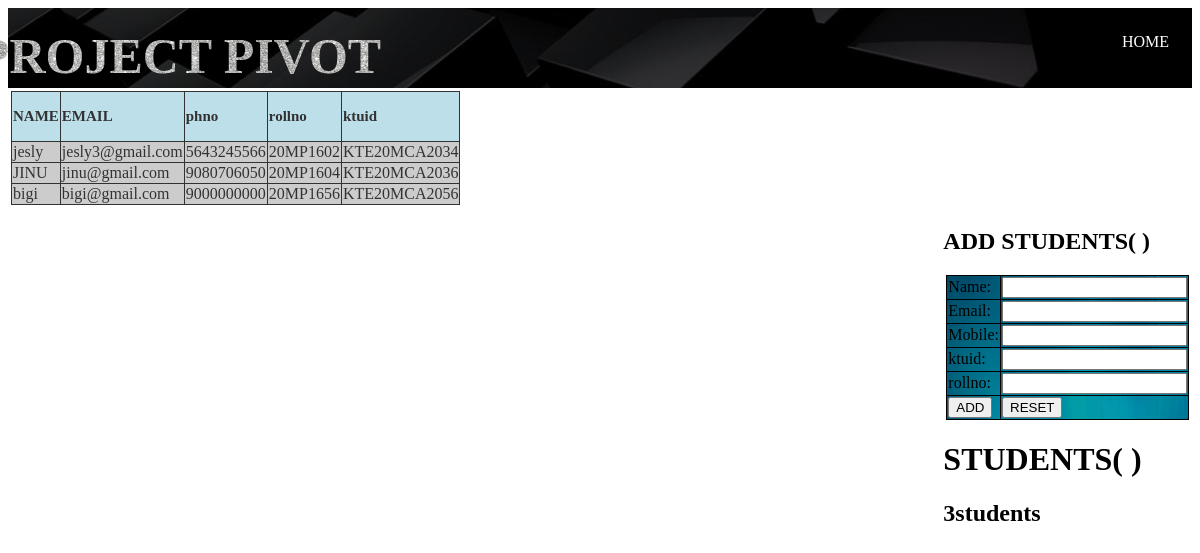
Page /studentadd.php on the committed database.
### tables this page shows
CREATE TABLE `register` (
  `rollno` varchar(30) NOT NULL,
  `sname` varchar(50) NOT NULL,
  `ktuid` varchar(50) NOT NULL,
  `email` varchar(50) NOT NULL,
  `phno` bigint(10) NOT NULL
);

### studentadd.php (the view, shortened to what this page needs)
<?php
$con=mysqli_connect('localhost','root','','project');
?>
<!DOCTYPE html>
    <head>
<link rel="stylesheet" type="text/css" href="maincss.css">
<link rel="stylesheet" type="text/css" href="student.css">
    </head>
    <body style="background-image: url('cell.jpg'); background-repeat: no-repeat;background-size: cover">
<header>
            <div class="main">
    <ul>
<li><a href="advisorhome.php">HOME</a></li></ul></div>
        <div class="title">
            <h3>PROJECT PIVOT </h3></div></header>
<font face="Bahnschrift Condensed">
<div class="container">
<table style="background-color: silver; background-repeat: no-repeat;background-size: cover;opacity: 0.8;">
  <tr width="100%" height="50px" bgcolor="lightblue">
    <th >NAME</th>
    <th>EMAIL</th>
    <th>phno</th>
    <th>rollno</th>
    <th>ktuid</th>
  </tr>
<?php
$count=0;
$result=mysqli_query($con,"select * from register ");
while ($row=mysqli_fetch_array($result)){
$count++;
  echo '<tr>
    <td>'.$row['sname'].'</td>
    <td>'.$row['email'].'</td>
    <td>'.$row['phno'].'</td>
    <td>'.$row['rollno'].'</td>
    <td>'.$row['ktuid'].'</td>
  </tr>';
}
?>
</table>
<form name="form6" method="post" action="insert.php" class="f2" ><h2>ADD STUDENTS(
?>)</h2>
<div class="input-group"  >
  <table  width=100% style="background-image: url('blue.jpeg'); background-repeat: no-repeat;background-size: cover">
    <div class="input-group"><tr ><td >
<label>Name:</label></td><td>
<input type="text" name="sname"  required></div>
<div class="input-group"><tr><td>
<label>Email:</label></td><td>
<input type="email" name="email" required></div>
<div class="input-group"><tr><td>
<label>Mobile:</label></td><td>
<input name="phno"   required></div>
<div class="input-group"><tr><td>
<label>ktuid:</label></td><td>
<input type="text" name="ktuid"  required></div>
<div class="input-group"><tr><td>
<label>rollno:</label></td><td>
<input type="text" name="rollno" required></div>
       <div class="input-group"><tr><td>
        <button type="submit" name="save" class="btn" >ADD</button>
</td><td>
<button type="reset" name="reset" class="btn" >RESET</button>
</td></tr></font>
<h1>STUDENTS(
?>)</h1>
<div class="table_count">
  <div><h2><?php echo $count; ?>students</h2></div>
</div>
</body>
</html>

### maincss.css (style rules this page uses)
header { background-image:linear-gradient(rgba(0,0,0,0.4),rgba(0,0,0,0.4)),url(black.jpg); height: 10vh; background-size: cover; background-position: center; }
ul { float:right; list-style-type: none; margin-top: 25px; }
ul li { display: inline-block; }
ul li a { font-color :green; text-decoration: none; color: #fff; padding: 5px 20px; border:3px solid transparent; transition: 0.6s ease; }
.title { position: absolute; top:7%; left:15%; float:center; transform: translate(-50%,-50%); }
.title h3 { color: #fff; font-size: 50px; }
.title h3 { font-size:50px; font-family: Bahnschrift Condensed;,serif; text-align:center; color:rgba(225,225,225,.1); background-image: url(download.jpg); background-repeat: repeat-x; -webkit-background-clip:text; animation: animate 15s linear infinite; float: center; }

### student.css (style rules this page uses)
form { vertical-align:top; float:right; }
table { width: 20%; margin: 3px ; border-collapse: collapse; text-align: left; }
th { font-size: 15px; }
th,td { border: 1px solid #000; height: 13px; padding:1px; }

### rows in the picture
register: sname "jesly", email "jesly3@gmail.com", phno "5643245566", rollno "20MP1602", ktuid "KTE20MCA2034"
register: sname "JINU", email "jinu@gmail.com", phno "9080706050", rollno "20MP1604", ktuid "KTE20MCA2036"
register: sname "bigi", email "bigi@gmail.com", phno "9000000000", rollno "20MP1656", ktuid "KTE20MCA2056"

### other values in the picture
$count "3"
